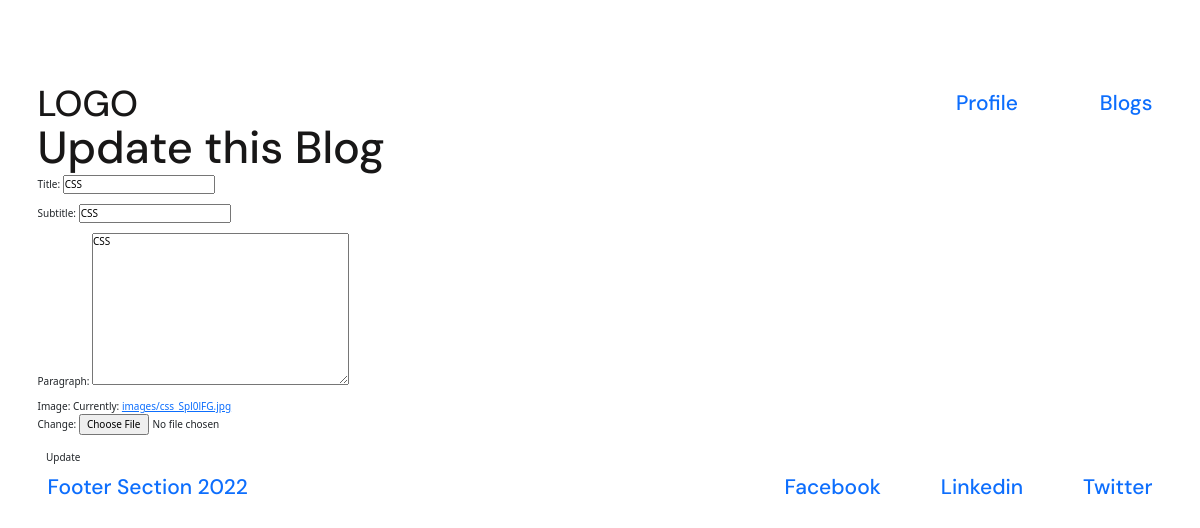
Page /blog_update/2 (signed in) on the committed database.
### pages/models.py (models this page shows, shortened)
class Blog(models.Model):
    author = models.ForeignKey('auth.User',on_delete=models.CASCADE)
    id = models.AutoField(primary_key=True)
    title = models.CharField(max_length=200)
    subtitle = models.CharField(max_length=200)
    created_at = models.DateTimeField(auto_now_add=True)
    image = models.ImageField(upload_to='images/', default='images/html.png')
    paragraph = models.TextField()

### pages/views.py (the view)
# urls.py: path('blog_update/<int:pk>', BlogUpdate.as_view(), name="blog_update"),
class BlogUpdate(LoginRequiredMixin,UserPassesTestMixin,UpdateView):
    login_url = '/signin/'
    model = Blog
    fields = ['title','subtitle', 'paragraph','image']
    template_name = 'blogs/blog_update.html'
    def test_func(self):
        obj = self.get_object()
        return obj.author == self.request.user

### templates/blogs/blog_update.html
{% extends 'base.html' %} {% block main %}
<section class="section-blogs">
  <div class="container">
    <h1 class="heading-primary">Update this Blog</h1>
    <div>
      <form action="" method="post" enctype="multipart/form-data">
        {% csrf_token %} {{ form.as_p }}
        <button type="submit" class="btn">Update</button>
      </form>
    </div>
  </div>
</section>
{% endblock %}

### static/css/style.css (style rules this page uses)
:root { --color-white: #fff; --color-black: #181717; --color-grey: #606060; --color-background: #f3f3f3; --font-primary: "DM Sans", sans-serif; --font-secondary: "Inter", sans-serif; }
* { margin: 0; padding: 0; box-sizing: border-box; }
body { background-color: var(--color-background); }
html { font-size: 62.5%; }
.container { max-width: 120rem; margin: 0 auto; }
.heading-primary { font-family: var(--font-primary); font-weight: 500; font-size: 4.5rem; line-height: 1; color: var(--color-black); }

### rows in the picture
Blog: title "CSS", subtitle "CSS", paragraph "CSS"
